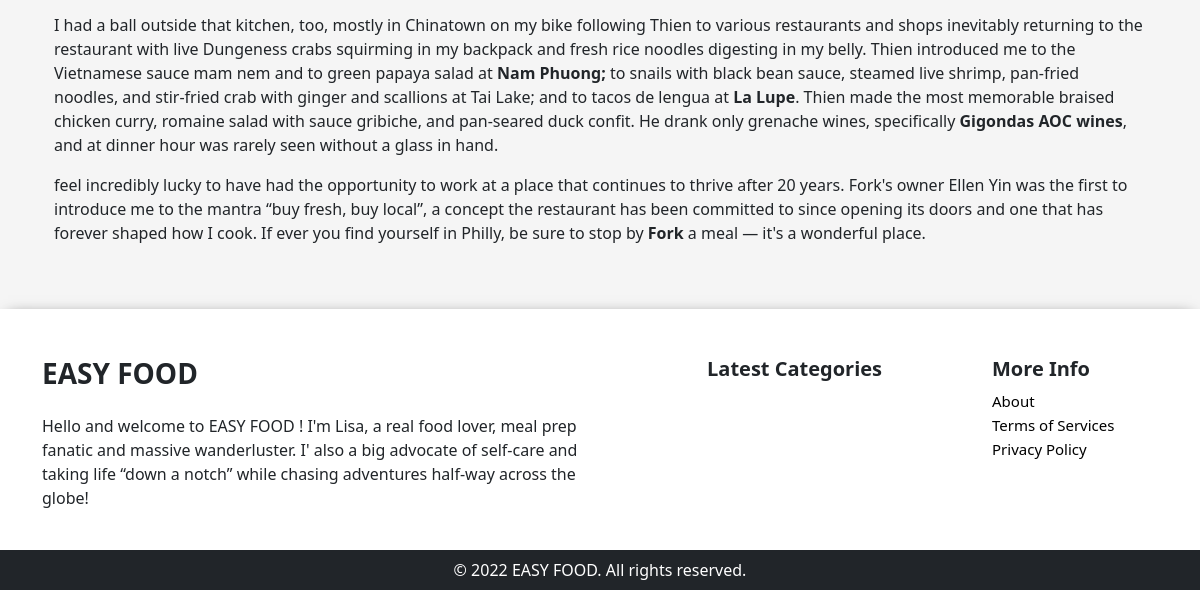
Page /about/ (lower part) on the earlier database version.
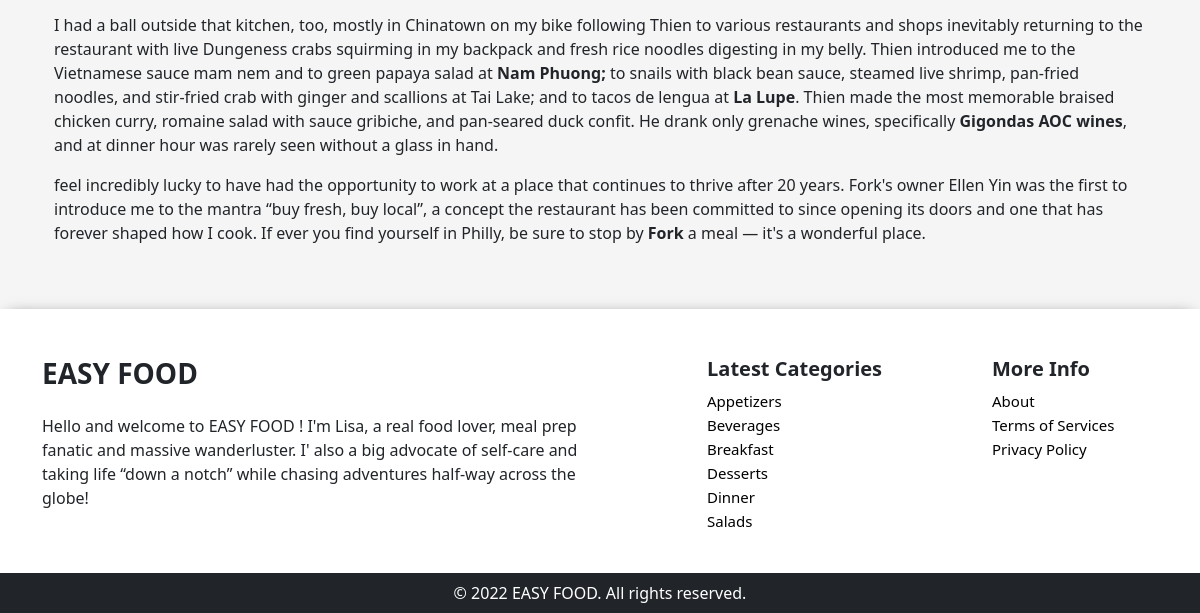
Same page on the later database version.
### blogapp/models.py (models this page shows, shortened)
class Category(models.Model):
    name=models.CharField(max_length=200)
    slug = models.SlugField(max_length = 200, blank=True)
    image = models.ImageField(upload_to ='category/', blank=True)
    created_at = models.DateTimeField(auto_now_add=True)
    updated_at = models.DateTimeField(auto_now= True)

### blogapp/views.py (the view)
# urls.py: path('about/', views.about,name="about"),
def about(request):
    blogs = blog()
    return render(request, 'blogapp/about.html',  {'blogs': blogs})

### blog/context_processors.py (called while the page is built)
def nav(request):
    blog= Category.objects.all()
    return {'category' : blog}

### blogapp/views.py (called while the page is built)
def blog():
    category = Category.objects.all().order_by('-updated_at').order_by('name')
    blog = []
    for i in category:
        present = Post.objects.filter(category_id=i.pk)
        if present.exists():
            blog.append(Category.objects.all().get(id=i.pk))
    return blog

### blogapp/templates/blogapp/about.html (shortened to what this page needs)
{% extends 'base.html' %}
{% load static %}
{% block content %}
{% include "blogapp/navbar.html" %}
<section class="simmi">
    <div class="container px-4">
         <br>
         <br>
        <p>I had a ball outside that kitchen, too, mostly in Chinatown on my bike following Thien to various restaurants
            and shops inevitably returning to the restaurant with live Dungeness crabs squirming in my backpack and
            fresh rice noodles digesting in my belly. Thien introduced me to the Vietnamese sauce mam nem and to green
            papaya salad at <span class="fw-bold">Nam Phuong;</span> to snails with black bean sauce, steamed live
            shrimp, pan-fried noodles, and
            stir-fried crab with ginger and scallions at Tai Lake; and to tacos de lengua at <span class="fw-bold">La
                Lupe</span>. Thien made the
            most memorable braised chicken curry, romaine salad with sauce gribiche, and pan-seared duck confit. He
            drank only grenache wines, specifically <span class="fw-bold">Gigondas AOC wines</span>, and at dinner hour
            was rarely seen without a
            glass in hand.</p>
        <p> feel incredibly lucky to have had the opportunity to work at a place that continues to thrive after 20
            years. Fork's owner Ellen Yin was the first to introduce me to the mantra “buy fresh, buy local”, a concept
            the restaurant has been committed to since opening its doors and one that has forever shaped how I cook. If
            ever you find yourself in Philly, be sure to stop by <span class="fw-bold">Fork </span> a meal — it's a
            wonderful place.</p> <br><br>
    </div>
</section>
{% endblock content %}
{% block footer %}{{block.super}}{% endblock footer %}

### templates/base.html (shortened to what this page needs)
<!DOCTYPE html>
<html lang="en">
{% load static %}
<head>
    <link rel="stylesheet" href="https://cdnjs.cloudflare.com/ajax/libs/font-awesome/6.2.0/css/all.min.css"
 />
    <link href="https://cdn.jsdelivr.net/npm/bootstrap@5.2.2/dist/css/bootstrap.min.css" rel="stylesheet"
>
    <link rel="stylesheet" href="https://cdnjs.cloudflare.com/ajax/libs/OwlCarousel2/2.3.4/assets/owl.carousel.min.css"
 />
    <link rel="stylesheet"
        href="https://cdnjs.cloudflare.com/ajax/libs/OwlCarousel2/2.3.4/assets/owl.theme.default.min.css"
 />
    <link rel="stylesheet" href="//cdn.jsdelivr.net/npm/alertifyjs@1.13.1/build/css/alertify.min.css" />
    <link rel="stylesheet" href="//cdn.jsdelivr.net/npm/alertifyjs@1.13.1/build/css/themes/default.min.css" />
</head>
<body>
    {% block content %}
    {% endblock content %}
    {% block footer %}
    <section class="foot">
        <div class="container pt-5 pb-4">
            <div class="row">
                <div class="col-lg-6 col-sm-12 ">
                    <h3 class="fw-bold">EASY FOOD</h3>
                    <p class="pt-3">Hello and welcome to EASY FOOD ! I'm Lisa, a real food lover, meal prep fanatic and
                        massive wanderluster. I' also a big advocate of self-care and taking life “down a notch” while
                        chasing adventures half-way across the globe!
                    </p>
                </div>
                <div class="col-lg-3 offset-1 d-lg-block d-md-block d-sm-none">
                    <h5 class="fw-bold">Latest Categories</h5>
                    <ul class="footer">
                        {% for blogs in blogs %}
                        {% if forloop.counter < 7 %} <li><a href="{% url 'category' blogs.slug %}">
                                {{blogs.name}}
                            </a></li>
                            {% endif%}
                            {% endfor %}
                    </ul>
                </div>
                <div class="col-lg-2 d-lg-block d-md-block d-sm-none">
                    <h5 class="fw-bold">More Info</h5>
                    <ul class="footer">
                        <li>
                            <a href="{% url 'about' %}">About</a>
                        </li>
                        <li><a href="{% url 'terms' %}">Terms of Services</a></li>
                        <li>
                            <a href="{% url 'policy' %}">Privacy Policy</a>
                        </li>
                    </ul>
                </div>
            </div>
        </div>
        <div class="bg-dark text-white text-center py-2">&#169; <span id="cur-year"></span> EASY FOOD. All rights
            reserved.
        </div>
    </section>
    {% endblock footer %}
</body>
</html>

Differences in the rows shown:
added Category: name "Appetizers"
added Category: name "Beverages"
added Category: name "Breakfast"
added Category: name "Desserts"
added Category: name "Dinner"
added Category: name "Salads"
